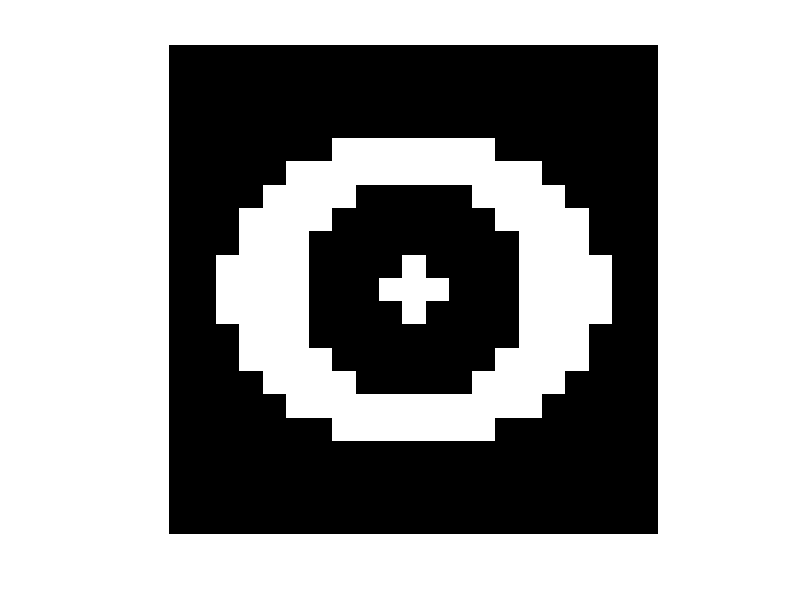

Source code (MATLAB):
radius = 10;
[X, Y] = meshgrid(-radius:radius, -radius:radius);
I = zeros(2*radius+1);
I(sqrt((X.^2)/0.7 + (Y.^2)/0.45) <= radius) = 1;
imshow(I)
I(sqrt((X.^2)/0.2 + (Y.^2)/0.2) <= radius) = 0;
imshow(I)
I(sqrt((X.^2)/0.01 + (Y.^2)/0.01) <= radius) = 1;
imshow(I)
